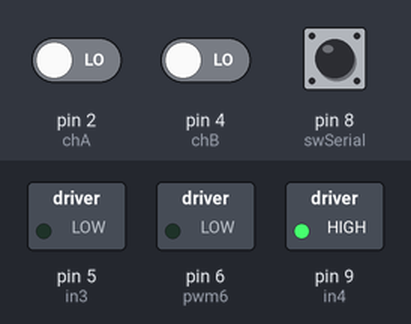
The sketch below on a simulated Arduino Uno, built with avr-gcc and run on an emulated ATmega328P. On the bench: switched loads named in the sketch (green lamp = pin HIGH). The test bench sets the inputs (shaded band); at power-on: pin 2 (chA) LOW, pin 4 (chB) LOW, pin 8 (swSerial) HIGH. What the sketch prints to the serial monitor is not drawn.

Above: at 1.2 s.
1.3 s: pin 2 (chA) driven HIGH
Timing chart, 0 to 10.5 s (numbered marks = the images above; inputs shaded):
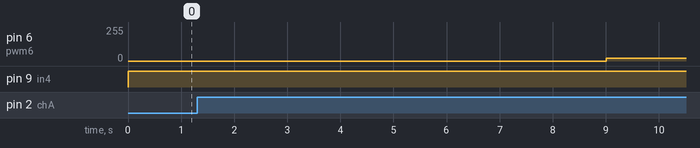

Measured:
- after the input at 1.3 s, pin 6 (pwm6): stays 0/255 (without the input it goes to 26/255 after 7.7 s)

The sketch:

Uno_Control_Motor_Vel_2.ino
```cpp
// Dr. Sergio Miguel Delfín Prieto
// FI-UAQ
// Para la materia de Ingenieria de Control
// Ingeniería Industrial y de Manufactura
// ESTE Script REALIZA: CONTROL DE VELOCIDAD ANGULAR DE UN MOTOR DE CD.

#include <TimerOne.h>
int chA = 2; // Pin de interrupción externa
int chB = 4;

int in3 = 5;  //
int in4 = 9;  // puente h
int pwm6 = 6; //

const int swSerial = 8; // Switch para enviar datos por el serial
int swState = 0;
int flagTimer = 1;

float ts=0.005; // Tiempo de muestreo previamente definido en la config. del Timer1
volatile int posicionAnterior = 0;
volatile int posicion = 0;
float velocidad = 0.0;
float vel_deseada=0.0;
float error=0.0; // Error de velocidad
float errorI=0.0;
float control=0.0;
float control_pert=0.0; // señal del voltaje de perturbación

int i=0;
int j=0;
int controlPWM=0;

float kp=3.0;
float ki=1.0;

void setup() {
  Serial.begin(115200);
  // Switch envio de datos por el serial
  pinMode(swSerial,INPUT);
  // Encoder
  pinMode(chA,INPUT);
  pinMode(chB,INPUT);
  // Puente H
  pinMode(in3,OUTPUT);
  pinMode(in4,OUTPUT);
  pinMode(pwm6,OUTPUT);
  // Servicio de interrupción
  attachInterrupt(digitalPinToInterrupt(chA),encoderISR,RISING);
  //-- Inicializar temporizador: 1000=1ms
  //Timer1.initialize(10000); // 10,000 = 10 ms = 0.010 s
  //-- Inicializar temporizador: 5000=5ms
  Timer1.initialize(5000); // 5,000 = 5 ms = 0.005 s
  Timer1.attachInterrupt(Muestreo);
}

void Muestreo(){
  velocidad = (posicion - posicionAnterior)*2.51328;///ts;
  control = kp*error + ki*errorI + control_pert;
  flagTimer = 1;
  i++;
  j++;
}

void loop() {
  // PERFIL DE VELOCIDAD DESEADA
  if(i>=0 && i<=600){
    vel_deseada=0.0;
  }
  else if(i>600 && i<=1200){
    vel_deseada=100.0;
  }
  else if(i>1200 && i<=1800){
    vel_deseada=200.0;
  }
  else{
    vel_deseada=0.0;
  }
  // PERFIL DE PERTURBACIÓN
  if(j>=0 && j<=800){
    control_pert=0.0;
  }
  else if(j>800 && j<=1000){
    control_pert=60.0;
  }
  else if(j>1400 && j<=1600){
    control_pert=-60.0;
  }
  else{
    control_pert=0.0;
  }
  // Cálculo del error de velocidad y de las acciones de control
  error=vel_deseada-velocidad;
  // Accion integral
  errorI=errorI+ts*error;
  // --- Generar el PWM
  controlPWM = abs(control);

  // --- Generar el cambio de giro del motor
  if(control >= 0){
    digitalWrite(in3, LOW);
    digitalWrite(in4, HIGH);
    analogWrite(pwm6,controlPWM);
  }
  else{
    digitalWrite(in3, HIGH);
    digitalWrite(in4, LOW);
    analogWrite(pwm6,controlPWM);
  }
  // ---
  // Enviar datos solo cuando esté el swSerial1==1 && flagTimer==1
  swState = digitalRead(swSerial);
  //if(swState == HIGH && flagTimer==1){
  if(flagTimer==1){
    posicionAnterior =  posicion;
    //Serial.print(i*ts,3);
    Serial.print(vel_deseada);
    Serial.print("\t");
    Serial.print(velocidad,3);
    Serial.print("\t");
    Serial.println(control);
    flagTimer = 0;
  }
  // Limpia el búfer serial (de salida)
  Serial.flush();
}

void encoderISR(){
  if(digitalRead(chB) == HIGH){
    posicion ++;
  }
  else{
    posicion --;
  }
}
```
